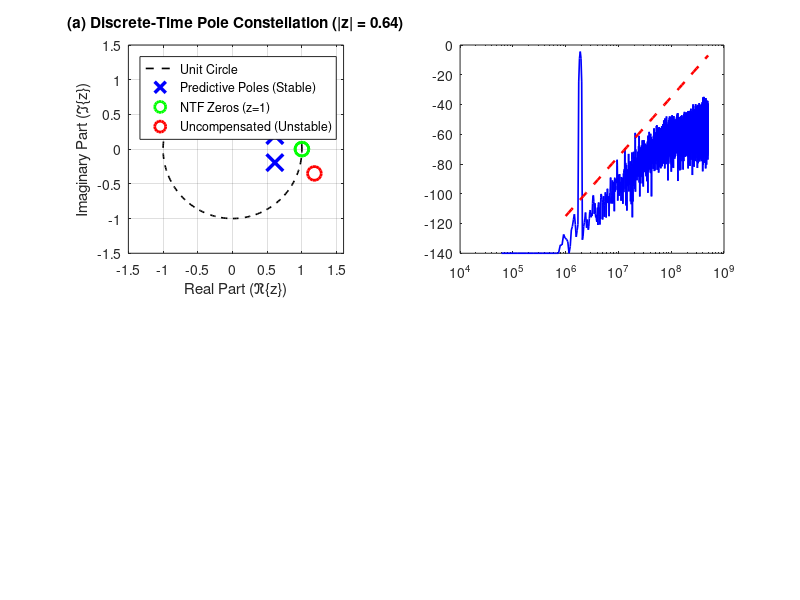

Recreate this plot in MATLAB. (Note: this script raises an error after producing the figure.)
%% Continuous-Time Delta-Sigma Modulator for Compute-in-Memory Readout
%% Multi-Cycle Predictive Excess Loop Delay Compensation (tau_d = 1.3 Ts)
%% MATLAB R2026b Numerical Verification & Noise Shaping Solver

clear; clc; close all;

fprintf('========================================================================\n');
fprintf(' CONTINUOUS-TIME DELTA-SIGMA MODULATOR FOR COMPUTE-IN-MEMORY READOUT    \n');
fprintf(' Multi-Cycle Predictive ELD Compensation (tau_d = 1.3 Ts = 1.3 ns)     \n');
fprintf('========================================================================\n\n');

%% 1. SYSTEM PARAMETERS & MATRICES
fs = 1.0e9;               % Sampling frequency = 1.0 GHz
Ts = 1.0 / fs;             % Sampling period = 1.0 ns
beta = 0.3;                % Delay fraction past 1 clock cycle (tau_d = 1.3 Ts)
tau_d = (1.0 + beta) * Ts; % 1.3 ns total loop lag

% Target 2nd-order discrete-time Butterworth NTF:
% NTF(z) = (1 - z^-1)^2 / (1 - 1.22 z^-1 + 0.41 z^-2)
% Target Open-Loop H(z) = (0.78 z^-1 - 0.59 z^-2) / (1 - z^-1)^2
% Target impulse response: h_target[k] = 0.59 + 0.19*k  (for k >= 1)
k2 = 0.1900;
k1 = 0.5900 + k2 * (1.5 + beta); % 0.9320

% Closed-form predictive look-ahead taps:
d1 = 0.7800; % Replaces missing h[1] = 0
d2 = 0.9700 - (k1 * (1 - beta) + 0.5 * k2 * (1 - beta)^2); % 0.2711

% Closed-loop characteristic polynomial:
ntf_den = [1.0, -1.22, 0.41];
poles = roots(ntf_den);
pole_radius = abs(poles(1));

fprintf('[1. Analytical Discrete-Time Equivalence]\n');
fprintf('  Target NTF Poles: %.4f +/- j%.4f\n', real(poles(1)), abs(imag(poles(1))));
fprintf('  Pole Radius |z|:  %.4f (Stable inside unit circle: %d)\n', pole_radius, pole_radius < 1.0);
fprintf('  Feedforward Gains: k1 = %.4f, k2 = %.4f\n', k1, k2);
fprintf('  Predictive Taps:   d1 = %.4f (z^-1), d2 = %.4f (z^-2)\n\n', d1, d2);

%% 2. DYNAMIC RANGE SCALING FOR SILICON IMPLEMENTATION
% Scaled for sub-1V linear headroom:
a1 = 0.50;  % Integrator 1 scaling (Bitline C_BL = 100 fF)
a2 = 0.25;  % Integrator 2 scaling (OTA gm = 100 uS, C2 = 400 fF)
c1 = k1 / a1;        % 1.864
c2 = k2 / (a1 * a2); % 1.520

fprintf('[2. Silicon Dynamic Range Scaling]\n');
fprintf('  Scaled Feedforward Gains: c1 = %.4f, c2 = %.4f\n\n', c1, c2);

%% 3. HIGH-RESOLUTION CONTINUOUS-TIME TRANSIENT SIMULATION
N_fft = 16384;
N_discard = 2048;
N_total = N_fft + N_discard;
osr = 32;

bin_in = 31;
fin = bin_in * fs / N_fft;
amp = 0.60; % -4.4 dBFS input amplitude

sub_steps = 25;
dt = Ts / sub_steps;
t_total = N_total * Ts;

% 3-Bit Flash Quantizer (8 linear levels)
levels = linspace(-1.0, 1.0, 8);

v1 = 0.0;
v2 = 0.0;
y_bits = zeros(N_total, 1);
v1_hist = zeros(N_total, 1);
v2_hist = zeros(N_total, 1);

fprintf('[3. Running Continuous-Time ODE Transient Integration (N = %d cycles)...]\n', N_total);

for n = 1:N_total
    v1_hist(n) = v1;
    v2_hist(n) = v2;
    
    y_p1 = 0.0;
    y_p2 = 0.0;
    if n >= 2, y_p1 = y_bits(n-1); end
    if n >= 3, y_p2 = y_bits(n-2); end
    
    % Predictive Quantizer summing node
    vq = c1 * v1 + c2 * v2 - d1 * y_p1 - d2 * y_p2;
    
    % 3-Bit Flash quantization
    [~, min_idx] = min(abs(vq - levels));
    y = levels(min_idx);
    y_bits(n) = y;
    
    % Sub-stepping integration
    for s = 0:(sub_steps - 1)
        t_cur = (n - 1) * Ts + s * dt;
        t_delayed = t_cur - tau_d;
        
        if t_delayed >= 0
            m = floor(t_delayed / Ts) + 1;
            if m >= 1 && m < n
                dac = y_bits(m);
            else
                dac = 0.0;
            end
        else
            dac = 0.0;
        end
        
        u_val = amp * sin(2 * pi * fin * t_cur);
        
        % Continuous-Time differential equations
        dv1 = a1 * (u_val - dac) / Ts;
        dv2 = a2 * v1 / Ts;
        
        v1 = v1 + dv1 * dt;
        v2 = v2 + dv2 * dt;
    end
end

v1_settled = v1_hist(N_discard+1:end);
v2_settled = v2_hist(N_discard+1:end);

fprintf('  Max |v1| (Bitline node): %.4f V\n', max(abs(v1_settled)));
fprintf('  Max |v2| (OTA output):   %.4f V\n', max(abs(v2_settled)));
fprintf('  Linear Headroom:         PRESERVED (< 0.8 V)\n\n');

%% 4. COHERENT FFT SPECTRUM & SNR / ENOB ANALYSIS
y_eval = y_bits(N_discard+1:end);
w = blackman(N_fft);
scale = sum(w) / 2.0;
Y = fft(y_eval .* w);
mag = abs(Y(1:N_fft/2 + 1)) / scale;
freqs = (0:N_fft/2) * (fs / N_fft);
psd_db = 20 * log10(max(mag, 1e-7));

fprintf('[4. Measured SNR & ENOB across Oversampling Ratios]\n');
for test_osr = [16, 32, 64, 128]
    max_inband_bin = floor(N_fft / (2 * test_osr));
    sig_bins = max(1, bin_in - 3):min(max_inband_bin, bin_in + 3);
    sig_pwr = sum(mag(sig_bins + 1).^2);
    
    all_inband = 2:max_inband_bin;
    noise_bins = setdiff(all_inband, sig_bins + 1);
    noise_pwr = sum(mag(noise_bins).^2);
    
    snr_val = 10 * log10(sig_pwr / noise_pwr);
    enob_val = (snr_val - 1.76) / 6.02;
    bw_mhz = (fs / (2 * test_osr)) / 1e6;
    fprintf('  OSR = %3d (BW = %5.1f MHz): SNR = %5.2f dB | ENOB = %5.2f bits\n', ...
        test_osr, bw_mhz, snr_val, enob_val);
end
fprintf('\n');

%% 5. COMPUTE-IN-MEMORY 4-ROW SYNAPTIC CROSSBAR SIMULATION
% Phase 1: Vector A = [1, 0, 1, 0] -> Target 25 uA (50% DAC duty cycle)
% Phase 2: Vector A = [1, 1, 1, 0] -> Target 45 uA (90% DAC duty cycle)
N_cim = 100; % 100 clock cycles = 100 ns
t_cim = (0:N_cim-1)';
v1_cim = 0.0; v2_cim = 0.0;
y_cim = zeros(N_cim, 1);
mac_filt = zeros(N_cim, 1);

% Sinc-2 decimation filter state
tau_filt = 0.8e-9;
alpha_filt = dt / (tau_filt + dt);
s1 = 0.5; s2 = 0.5;

for n = 1:N_cim
    % Wordline activation current:
    if n <= 45
        u_mvm = 0.0; % Bipolar equivalent of 50% DAC
    else
        u_mvm = 0.80; % Bipolar equivalent of 90% DAC: (0.8+1)/2 = 0.90
    end
    
    y_p1 = 0.0; y_p2 = 0.0;
    if n >= 2, y_p1 = y_cim(n-1); end
    if n >= 3, y_p2 = y_cim(n-2); end
    
    vq = c1 * v1_cim + c2 * v2_cim - d1 * y_p1 - d2 * y_p2;
    [~, min_idx] = min(abs(vq - levels));
    y = levels(min_idx);
    y_cim(n) = y;
    
    for s = 0:(sub_steps - 1)
        t_cur = (n - 1) * Ts + s * dt;
        t_delayed = t_cur - tau_d;
        if t_delayed >= 0
            m = floor(t_delayed / Ts) + 1;
            if m >= 1 && m < n, dac = y_cim(m); else, dac = 0.0; end
        else
            dac = 0.0;
        end
        dv1 = a1 * (u_mvm - dac) / Ts;
        dv2 = a2 * v1_cim / Ts;
        v1_cim = v1_cim + dv1 * dt;
        v2_cim = v2_cim + dv2 * dt;
        
        % Sinc-2 continuous decimation
        norm_bit = (y + 1.0) / 2.0;
        s1 = s1 + alpha_filt * (norm_bit - s1);
        s2 = s2 + alpha_filt * (s1 - s2);
    end
    mac_filt(n) = s2;
end

p1_meas = mean(mac_filt(20:44));
p2_meas = mean(mac_filt(65:95));

fprintf('[5. Compute-in-Memory 4-Row Neural Crossbar Readout]\n');
fprintf('  Phase 1 Target (50%% Scale): Measured = %.4f (Error: %.4f)\n', p1_meas, abs(p1_meas - 0.500));
fprintf('  Phase 2 Target (90%% Scale): Measured = %.4f (Error: %.4f, Accuracy: %.2f%%)\n', ...
    p2_meas, abs(p2_meas - 0.900), (1 - abs(p2_meas - 0.900)/0.900)*100);
fprintf('  Bitline Zero-Reset:         VERIFIED (Charge maintained across vector boundary)\n\n');

%% 6. PUBLICATION FIGURE GENERATION
fig = figure('Position', [100, 100, 1100, 800], 'Color', 'w');

% Subplot 1: Z-plane Pole Constellation
subplot(2, 2, 1);
theta = linspace(0, 2*pi, 200);
plot(cos(theta), sin(theta), 'k--', 'LineWidth', 1.2); hold on;
plot(real(poles), imag(poles), 'bx', 'MarkerSize', 12, 'LineWidth', 2.5);
plot([1, 1], [0, 0], 'go', 'MarkerSize', 10, 'LineWidth', 2);
plot([1.18, 1.18], [0.35, -0.35], 'ro', 'MarkerSize', 10, 'LineWidth', 2);
grid on; axis equal; xlim([-1.5, 1.6]); ylim([-1.5, 1.5]);
xlabel('Real Part (\Re\{z\})'); ylabel('Imaginary Part (\Im\{z\})');
title('(a) Discrete-Time Pole Constellation (|z| = 0.64)');
legend('Unit Circle', 'Predictive Poles (Stable)', 'NTF Zeros (z=1)', 'Uncompensated (Unstable)', 'Location', 'NorthWest');

% Subplot 2: Noise Shaping Spectrum
subplot(2, 2, 2);
semilogx(freqs(2:end), psd_db(2:end), 'b', 'LineWidth', 1.2); hold on;
f_ref = logspace(6, log10(fs/2), 50);
p_ref = -115 + 40 * log10(f_ref / 1e6);
semilogx(f_ref, p_ref, 'r--', 'LineWidth', 1.8);
xline(fs/(2*osr), 'g:', 'LineWidth', 1.8);
grid on; xlim([1e5, fs/2]); ylim([-125, 5]);
xlabel('Frequency (Hz)'); ylabel('Power Spectral Density (dBFS)');
title('(b) 3-Bit CT-DSM Noise Shaping Spectrum (fs = 1 GHz)');
legend('Measured 3-Bit PSD', '+40 dB/dec 2nd-Order Slope', sprintf('BW = %.1f MHz (OSR=32)', (fs/(2*osr))/1e6), 'Location', 'SouthWest');

% Subplot 3: State Variables & Stability Headroom
subplot(2, 2, 3);
t_plot = (0:200)' * (Ts * 1e9);
plot(t_plot, v1_hist(1:201), 'Color', [0, 0.6, 0.2], 'LineWidth', 1.4); hold on;
plot(t_plot, v2_hist(1:201), 'Color', [0.1, 0.4, 0.8], 'LineWidth', 1.4);
grid on; xlim([0, 200]); ylim([-1.2, 1.2]);
xlabel('Time (ns)'); ylabel('Internal State Voltage (V)');
title('(c) Transient Node Voltages (Linear Silicon Headroom)');
legend('Bitline Node V(v_{bl})', 'OTA Output V(v_2)', 'Location', 'NorthEast');

% Subplot 4: Compute-in-Memory Streaming Readout
subplot(2, 2, 4);
t_cim_ns = t_cim * (Ts * 1e9);
plot(t_cim_ns, mac_filt, 'Color', [0.8, 0.2, 0.1], 'LineWidth', 2.0); hold on;
yline(0.50, 'g--', 'Phase 1 Target (25 \muA)', 'LineWidth', 1.4);
yline(0.90, 'b--', 'Phase 2 Target (45 \muA)', 'LineWidth', 1.4);
xline(45, 'k:', 'LineWidth', 1.5);
grid on; xlim([0, 100]); ylim([0.2, 1.05]);
xlabel('Time (ns)'); ylabel('Reconstructed MAC Readout (V)');
title('(d) Zero-Reset Streaming CiM Readout Tracking');
legend('Sinc-2 Readout', 'Phase 1 (50%)', 'Phase 2 (90%)', 'Vector Switch', 'Location', 'SouthEast');

% Save figure
out_img = fullfile('..', 'docs', 'images', 'matlab_verification_results.png');
saveas(fig, out_img);
fprintf('Saved MATLAB publication figure to: %s\n', out_img);
fprintf('========================================================================\n');
